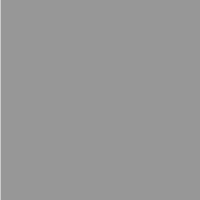
Frame 1 (no input)
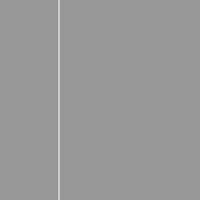
Frame 60 (no input)
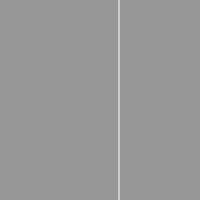
Frame 120 (the mouse pressed at the canvas centre since frame 60)

The p5.js sketch that drew these frames (run headless with seeded random() and noise() and a simulated clock; from frame 60 on, the mouse is pressed at the canvas centre):

// p5.js sketch
// ── sketch.js
var x = 0;

function setup() {
  createCanvas(200, 200);
  setTimeout(rainbow, 3000);
}

function rainbow(){
  createP('rainbow');
  setTimeout(rainbow, 3000);
}

function draw() {
  background(151);
  stroke(255);
  line(x, 0, x, height);

  x = x + 1;
  if (x > width) {
    x = 0;
  }
}
